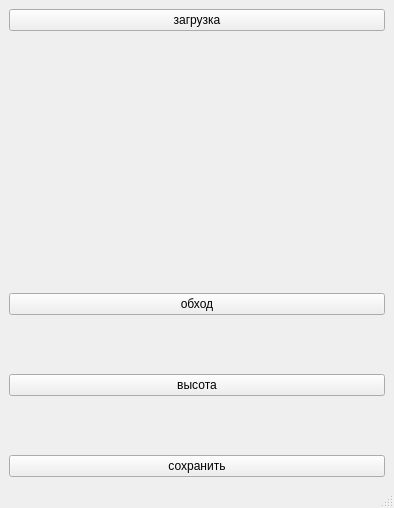
<?xml version="1.0" encoding="UTF-8"?>
<ui version="4.0">
 <class>MainWindow</class>
 <widget class="QMainWindow" name="MainWindow">
  <property name="geometry">
   <rect>
    <x>0</x>
    <y>0</y>
    <width>394</width>
    <height>508</height>
   </rect>
  </property>
  <property name="windowTitle">
   <string>MainWindow</string>
  </property>
  <widget class="QWidget" name="centralwidget">
   <layout class="QVBoxLayout" name="verticalLayout">
    <item>
     <widget class="QPushButton" name="btnLoad">
      <property name="text">
       <string>загрузка</string>
      </property>
     </widget>
    </item>
    <item>
     <widget class="TreeWidget" name="treeView" native="true">
      <property name="minimumSize">
       <size>
        <width>300</width>
        <height>250</height>
       </size>
      </property>
      <property name="maximumSize">
       <size>
        <width>420</width>
        <height>250</height>
       </size>
      </property>
     </widget>
    </item>
    <item>
     <widget class="QPushButton" name="btnPreorder">
      <property name="text">
       <string>обход</string>
      </property>
     </widget>
    </item>
    <item>
     <widget class="QLabel" name="preorderLabel">
      <property name="text">
       <string/>
      </property>
     </widget>
    </item>
    <item>
     <widget class="QPushButton" name="btnHeight">
      <property name="text">
       <string>высота</string>
      </property>
     </widget>
    </item>
    <item>
     <widget class="QLabel" name="heightLabel">
      <property name="text">
       <string/>
      </property>
     </widget>
    </item>
    <item>
     <widget class="QPushButton" name="btnSave">
      <property name="text">
       <string>сохранить</string>
      </property>
     </widget>
    </item>
   </layout>
  </widget>
  <widget class="QMenuBar" name="menubar">
   <property name="geometry">
    <rect>
     <x>0</x>
     <y>0</y>
     <width>394</width>
     <height>21</height>
    </rect>
   </property>
  </widget>
  <widget class="QStatusBar" name="statusbar"/>
 </widget>
 <customwidgets>
  <customwidget>
   <class>TreeWidget</class>
   <extends>QWidget</extends>
   <header>treewidget.h</header>
   <container>1</container>
  </customwidget>
 </customwidgets>
 <resources/>
 <connections/>
</ui>
